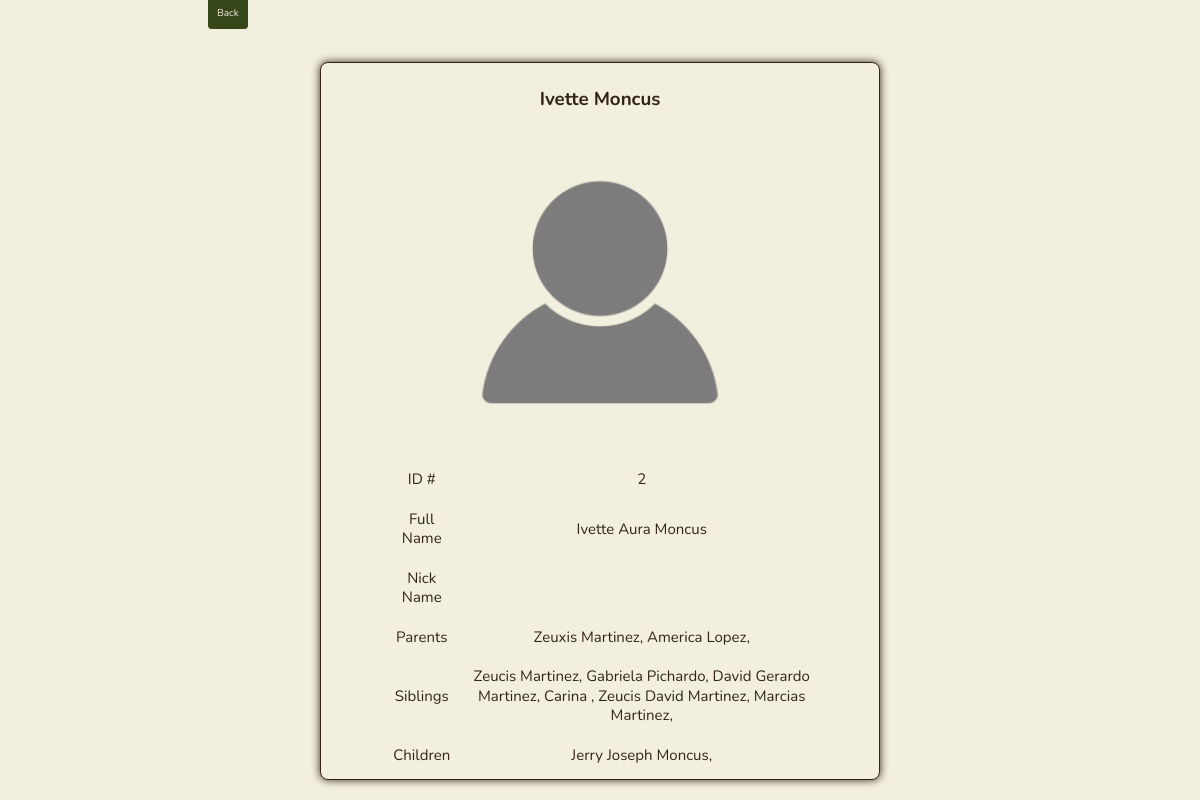
Page /big_card/2 on the earlier database version.
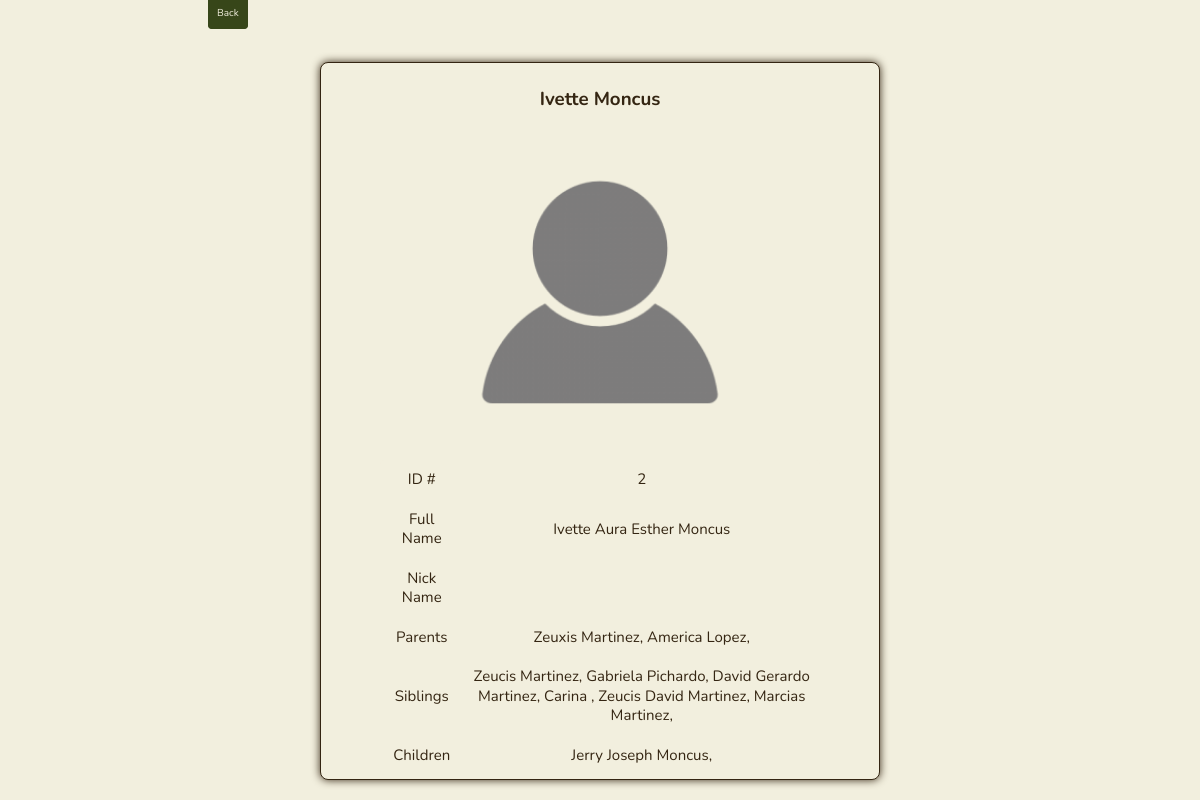
Same page on the later database version.
### app.py (models this page shows, shortened)
class Person(db.Model):
    id = db.Column(db.Integer, primary_key=True)
    first_name = db.Column(db.String(200), nullable=False)
    last_name = db.Column(db.String(200), nullable=False)
    middle_name = db.Column(db.String(200), nullable=False, default='')
    nick_name = db.Column(db.String(200), nullable=False, default='')
    date_created = db.Column(db.DateTime, default=datetime.utcnow)
    parents = db.relationship('Person',
                              secondary = person_parent_association,
                              primaryjoin = id == person_parent_association.c.person_id,
                              secondaryjoin = id == person_parent_association.c.parent_id,
                              backref = db.backref('children', lazy='select'))
    siblings = db.relationship('Person',
                              secondary = sibling_association,
                              primaryjoin = id == sibling_association.c.left_id,
                              secondaryjoin = id == sibling_association.c.right_id,
                              back_populates = 'siblings',
                              lazy='select')

### app.py (the view)
@app.route('/big_card/<int:id>', methods=['POST', 'GET'])
def big_card(id):
    person = Person.query.get_or_404(id)
    if request.method == 'POST':
        return redirect('/')
    else:
        return render_template('big_card.html', person=person)

### templates/big_card.html (shortened to what this page needs)
{% extends 'base.html' %}
{% block body %}
<div class="" id="full-card-focus-page">
    <a class="btn" id='back_to_tree' href="/">Back</a>
    <div class='card-focus-page' id="main-content">
        <div class="card-focus-container">
            <div class="card-focus">
                <div class="card-focus-content">
                    {% if person.nick_name == "" %}
                    <h3>{{person.first_name}} {{person.last_name}}</h3>
                    {% else %}
                    <h3>{{person.nick_name}} {{person.last_name}}</h3>
                    {% endif %}
                    <img src="{{ url_for('static', filename='logos/empty-prof-pic.png') }}" alt="Profile Picture">
                    <table class="borderless" id="info-table">
                        <tr>
                            <td>ID #</td>
                            <td>{{ person.id }}</td>
                        </tr>
                        <tr>
                            <td>Full Name</td>
                            <td>{{ person.first_name }} {{ person.middle_name }} {{ person.last_name }}</td>
                        </tr>
                        <tr>
                            <td>Nick Name</td>
                            <td>{{ person.nick_name }}</td>
                        </tr>
                        <tr>
                            <td>Parents</td>
                            <td>
                                {% for person in person.parents %}
                                {{ person.first_name }} {{ person.middle_name }} {{ person.last_name }},
                                {% endfor %}
                            </td>
                        </tr>
                        <tr>
                            <td>Siblings</td>
                            <td>
                                {% for person in person.siblings %}
                                {{ person.first_name }} {{ person.middle_name }} {{ person.last_name }},
                                {% endfor %}
                            </td>
                        </tr>
                        <tr>
                            <td>Children</td>
                            <td>
                                {% for person in person.children %}
                                {{ person.first_name }} {{ person.middle_name }} {{ person.last_name }},
                                {% endfor %}
                            </td>
                        </tr>
                    </table>
                </div>
            </div>
        </div>
    </div>
</div>
{% endblock %}

### templates/base.html (shortened to what this page needs)
<!DOCTYPE html>
<html lang="en">
<head>
    <link rel="stylesheet" href="{{ url_for('static', filename='css/main.css') }}">
    <link rel="stylesheet" href="{{ url_for('static', filename='css/grid.css') }}">
    <link rel="stylesheet" href="{{ url_for('static', filename='css/splash.css') }}">
    <link rel="stylesheet" href="{{ url_for('static', filename='css/buttons.css') }}">
    <link rel="stylesheet" href="{{ url_for('static', filename='css/cards-main.css') }}">
    <link rel="stylesheet" href="{{ url_for('static', filename='css/cards-focus.css') }}">
    <link rel="stylesheet" href="{{ url_for('static', filename='css/forms.css') }}">
    <link rel="stylesheet" href="{{ url_for('static', filename='css/tables.css') }}">
    <link rel="stylesheet" href="{{ url_for('static', filename='css/relationships.css') }}">
    <link rel="stylesheet" href="{{ url_for('static', filename='css/focus.css') }}">
    <link rel="stylesheet" href="{{ url_for('static', filename='css/search-bar.css') }}">
</head>
<body>
    {% block body %}
    {% endblock %}
</body>
</html>

### static/css/main.css (style rules this page uses)
:root { --main-black: #0a0a0a; --main-white: #fff; --main-bg-color: #f2efde; --main-bg-border-color: #342512; --main-text-color: #342512; --main-secondary-text-color: #9d864d; --main-hover-text-color: #f2efde; --main-item-color: #374619; --main-item-border-color: #374619; --main-item-color-hover: #7e883d; --main-dark-brown: #342512; --main-light-brown: #9d864d; --main-cream: #f2efde; --main-light-green: #7e883d; --main-dark-green: #374619; }
body { margin: 0px; padding: 0px; box-sizing: border-box; font-family: Nunito, sans-serif; background-color: var(--main-cream); color: var(--main-dark-brown); display: flex; justify-content: center; align-items: center; }
a { cursor: pointer; }

### static/css/buttons.css (style rules this page uses)
.btn { font-size: 10px; padding: 8px; background-color: var(--main-dark-green); text-decoration: none; border: solid 1px var(--main-dark-green); border-radius: 4px; margin: 8px; color: var(--main-cream); }

### static/css/cards-focus.css (style rules this page uses)
.card-focus-page { display: flex; justify-content: center; align-items: center; }
.card-focus-container { width: 75%; max-width: 800px; display: flex; justify-content: center; flex-wrap: wrap; margin-top: 20px; }
.card-focus { width: 100%; background-color: var(--main-cream); border-radius: 8px; border: solid 1px var(--main-dark-brown); overflow: hidden; box-shadow: 0px 0px 8px var(--main-dark-brown); margin: 20px; }
.card-focus-content { padding: 4px; display: flex; flex-direction: column; align-items: center; justify-content: center; }
.card-focus-content img { width: 60%; height: auto; }
#info-table { color: var(--main-dark-brown); font-size: 15px; line-height: 1.3; background-color: var(--main-cream); border-radius: 4px; }
#info-table td { border: none; }

### static/css/tables.css (style rules this page uses)
table { margin: auto; border-collapse: collapse; width: 80%; background-color: var(--main-cream); }
tr { height: 25px; }
td, th { text-align: center; padding: 10px; }
.borderless th, td, tr { border: none; }

Differences in the rows shown:
changed Person "Ivette": middle_name "Aura" → "Aura Esther"
